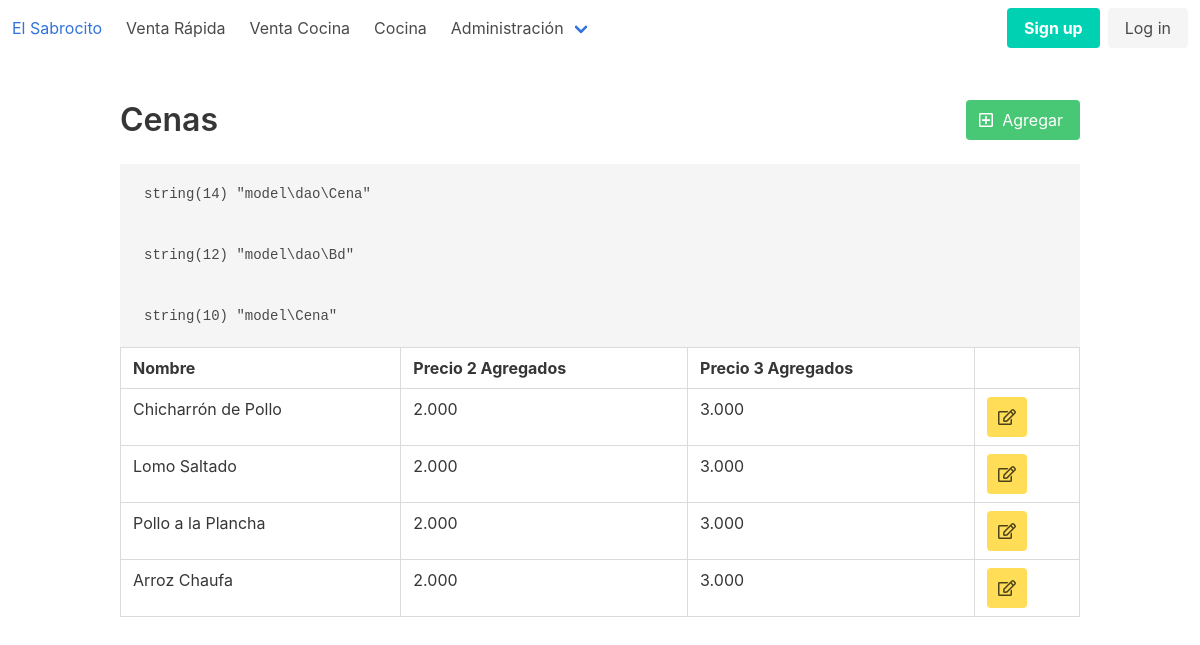
Page /view/cena.php on the committed database.
### tables this page shows
CREATE TABLE `cena` (
  `id` int(11) NOT NULL AUTO_INCREMENT,
  `descripcion` varchar(50) NOT NULL,
  `precio_2` int(11) DEFAULT NULL,
  `precio_3` int(11) DEFAULT NULL,
  `visible` tinyint(1) DEFAULT NULL,
  PRIMARY KEY (`id`)
);

### model/dao/Bd.php (called while the page is built, shortened)
<?php
class Bd {
    public static function conexion(){
        try {
            $command = [\PDO::MYSQL_ATTR_INIT_COMMAND => 'SET NAMES  \'UTF8\''];
            $_db = new \PDO('mysql:host=localhost;dbname=restorant', 'restorant', 'restorant', $command);
            $_db->setAttribute(\PDO::ATTR_ERRMODE, \PDO::ERRMODE_EXCEPTION);
            $_db->beginTransaction();
            $sth = $_db->prepare("BEGIN");
            $sth->execute();
            $_db->commit();
            return $_db;
        }
        catch (\PDOException $ex) {
            echo "<pre>"; var_dump($ex); echo "</pre>";
            die();
        }
    }
}

### model/dao/Cena.php (called while the page is built, shortened)
<?php
class Cena extends Bd
{
    public static function obtenerTodos(){
        try{
            $sql = "SELECT * FROM cena WHERE visible = 1;";
            $sth = self::conexion()->prepare($sql);
            $sth->execute();
            return $sth->fetchAll(PDO::FETCH_CLASS, '\model\Cena');
        }catch(PDOException $e){
            var_dump($e);
            die();
        }
    }
}

### model/Cena.php (called while the page is built, shortened)
<?php
class Cena
{
    private int $id = 0, $precio_2, $precio_3, $visible;
    private string $descripcion;
    public function getId(): int
    {
        return $this->id;
    }
    public function getPrecio2(): int
    {
        return $this->precio_2;
    }
    public function getPrecio3(): int
    {
        return $this->precio_3;
    }
    public function getDescripcion(): string
    {
        return $this->descripcion;
    }
}

### view/cena.php (the view, shortened to what this page needs)
<?php
include '../config.inc';
?>
<!DOCTYPE html>
<html class="has-navbar-fixed-top">
<?php include RUTA . 'view/header.inc'; ?>
<body>
<?php include RUTA . 'view/navbar.inc'; ?>
<section class="section">
    <div class="container">
        <nav class="level">
            <div class="level-left">
                <div class="level-item">
                    <p class="title">Cenas</p>
                </div>
            </div>
            <div class="level-right">
                <p class="level-item">
                    <a class="button is-success" href="<?= URL ?>view/cena_nuevo.php?id=0">
                        <span class="icon"><i class="far fa-plus-square"></i></span>
                        <span>Agregar</span>
                    </a>
                </p>
            </div>
        </nav>
        <table class="table is-bordered is-fullwidth">
            <thead>
            <tr>
                <th>Nombre</th>
                <th>Precio 2 Agregados</th>
                <th>Precio 3 Agregados</th>
                <th></th>
            </tr>
            </thead>
            <tbody>
            <?php foreach (\model\dao\Cena::obtenerTodos() as $cena){ ?>
                <tr>
                    <td><?= $cena->getDescripcion() ?></td>
                    <td><?= number_format($cena->getPrecio2(), 0, ',', '.') ?></td>
                    <td><?= number_format($cena->getPrecio3(), 0, ',', '.') ?></td>
                    <td>
                        <a class="button is-warning" href="<?= URL ?>view/cena_nuevo.php?id=<?= $cena->getId() ?>" target="_self">
                            <span class="icon">
                                <i class="far fa-edit"></i>
                            </span>
                        </a>
                    </td>
                </tr>
            <?php } ?>
            </tbody>
        </table>
    </div>
</section>
</body>
</html>

### rows in the picture
cena: descripcion "Chicharrón de Pollo", precio_2 "2.000", precio_3 "3.000"
cena: descripcion "Lomo Saltado", precio_2 "2.000", precio_3 "3.000"
cena: descripcion "Pollo a la Plancha", precio_2 "2.000", precio_3 "3.000"
cena: descripcion "Arroz Chaufa", precio_2 "2.000", precio_3 "3.000"
